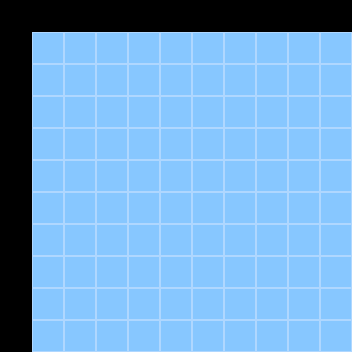

This game map was drawn from its Tiled (.tmx) file and the tilesets committed beside it. A one-line description and the trimmed map source follow:
An orthogonal 11x11 tile map with 32x32 px tiles, 1 tile layer (Tile Layer 1).

<map version="1.2" tiledversion="1.3.3" orientation="orthogonal" renderorder="right-down" width="11" height="11" tilewidth="32" tileheight="32" infinite="0" nextlayerid="2" nextobjectid="1">
 <tileset firstgid="1" source="water.tsx" />
 <layer id="1" name="Tile Layer 1" width="11" height="11">
  <data>[121 cells, 100 non-empty, 1 distinct tile ids]</data>
 </layer>
</map>
